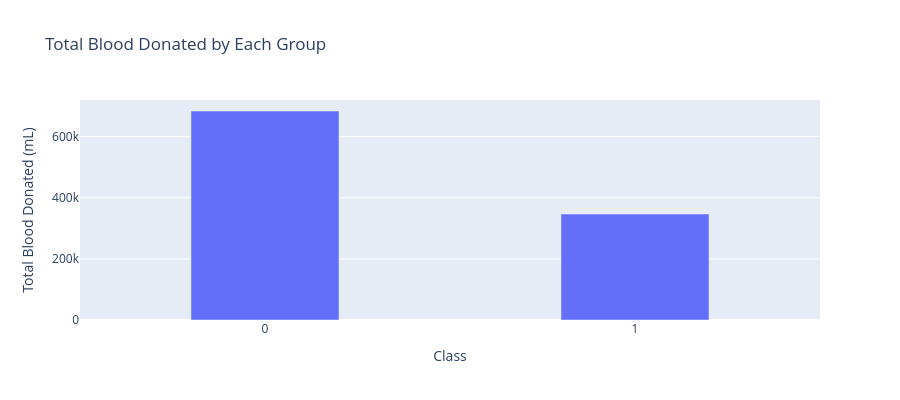

This figure's notebook cell:
### Code cell
#Task 1.2 Create a visualization 

# Grouping the data by class and summing the total blood donated
totalBlood = btData.groupby('class')['total_blood_donated'].sum().reset_index()

# Create the bar chart
fig = px.bar(totalBlood, x='class',
             y='total_blood_donated',
             title="Total Blood Donated by Each Group",
             labels={'class': 'Class', 'total_blood_donated': 'Total Blood Donated (mL)'}, 
            )

fig.update_layout(
    xaxis=dict(tickvals=[0, 1], range=[-0.5, 1.5]),
    height=400,
    bargap=0.6)
    
fig.show()

### Figure 1 — Plotly figure (JSON) as saved in the notebook; plotly's stock layout.template omitted (floating-point values rounded to 4 significant figures)
{"data": [{"alignmentgroup": "True", "hovertemplate": "Class=%{x}<br>Total Blood Donated (mL)=%{y}<extra></extra>", "legendgroup": "", "marker": {"color": "#636efa", "pattern": {"shape": ""}}, "name": "", "offsetgroup": "", "orientation": "v", "showlegend": false, "textposition": "auto", "type": "bar", "x": [0, 1], "xaxis": "x", "y": [684250, 347000], "yaxis": "y"}], "layout": {"bargap": 0.6, "barmode": "relative", "height": 400, "legend": {"tracegroupgap": 0}, "title": {"text": "Total Blood Donated by Each Group"}, "xaxis": {"anchor": "y", "domain": [0, 1], "range": [-0.5, 1.5], "tickvals": [0, 1], "title": {"text": "Class"}}, "yaxis": {"anchor": "x", "domain": [0, 1], "title": {"text": "Total Blood Donated (mL)"}}}}
